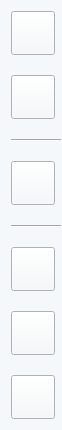
             <widget class="QWidget" name="widget_82" native="true">
              <property name="minimumSize">
               <size>
                <width>62</width>
                <height>0</height>
               </size>
              </property>
              <property name="maximumSize">
               <size>
                <width>62</width>
                <height>16777215</height>
               </size>
              </property>
              <property name="baseSize">
               <size>
                <width>0</width>
                <height>881</height>
               </size>
              </property>
              <property name="styleSheet">
               <string notr="true">background-color: rgb(245, 248, 250);</string>
              </property>
              <layout class="QFormLayout" name="formLayout_2">
               <property name="rightMargin">
                <number>0</number>
               </property>
               <item row="0" column="0">
                <layout class="QGridLayout" name="gridLayout_3">
                 <property name="verticalSpacing">
                  <number>20</number>
                 </property>
                 <item row="0" column="0">
                  <widget class="QPushButton" name="pushButton_113">
                   <property name="sizePolicy">
                    <sizepolicy hsizetype="Fixed" vsizetype="Fixed">
                     <horstretch>0</horstretch>
                     <verstretch>0</verstretch>
                    </sizepolicy>
                   </property>
                   <property name="minimumSize">
                    <size>
                     <width>44</width>
                     <height>44</height>
                    </size>
                   </property>
                   <property name="maximumSize">
                    <size>
                     <width>44</width>
                     <height>44</height>
                    </size>
                   </property>
                   <property name="styleSheet">
                    <string notr="true">border-image: url(:/sidebar/Asset 6.png);</string>
                   </property>
                   <property name="text">
                    <string/>
                   </property>
                  </widget>
                 </item>
                 <item row="1" column="0">
                  <widget class="QPushButton" name="pushButton_114">
                   <property name="sizePolicy">
                    <sizepolicy hsizetype="Fixed" vsizetype="Fixed">
                     <horstretch>0</horstretch>
                     <verstretch>0</verstretch>
                    </sizepolicy>
                   </property>
                   <property name="minimumSize">
                    <size>
                     <width>44</width>
                     <height>44</height>
                    </size>
                   </property>
                   <property name="maximumSize">
                    <size>
                     <width>44</width>
                     <height>44</height>
                    </size>
                   </property>
                   <property name="styleSheet">
                    <string notr="true">border-image: url(:/sidebar/Asset 8.png);</string>
                   </property>
                   <property name="text">
                    <string/>
                   </property>
                  </widget>
                 </item>
                 <item row="2" column="0">
                  <widget class="Line" name="line_5">
                   <property name="sizePolicy">
                    <sizepolicy hsizetype="Fixed" vsizetype="Fixed">
                     <horstretch>0</horstretch>
                     <verstretch>0</verstretch>
                    </sizepolicy>
                   </property>
                   <property name="minimumSize">
                    <size>
                     <width>50</width>
                     <height>2</height>
                    </size>
                   </property>
                   <property name="maximumSize">
                    <size>
                     <width>50</width>
                     <height>2</height>
                    </size>
                   </property>
                   <property name="orientation">
                    <enum>Qt::Horizontal</enum>
                   </property>
                  </widget>
                 </item>
                 <item row="3" column="0">
                  <widget class="QPushButton" name="pushButton_115">
                   <property name="sizePolicy">
                    <sizepolicy hsizetype="Fixed" vsizetype="Fixed">
                     <horstretch>0</horstretch>
                     <verstretch>0</verstretch>
                    </sizepolicy>
                   </property>
                   <property name="minimumSize">
                    <size>
                     <width>44</width>
                     <height>44</height>
                    </size>
                   </property>
                   <property name="maximumSize">
                    <size>
                     <width>44</width>
                     <height>44</height>
                    </size>
                   </property>
                   <property name="styleSheet">
                    <string notr="true">border-image: url(:/sidebar/Asset 9.png);</string>
                   </property>
                   <property name="text">
                    <string/>
                   </property>
                  </widget>
                 </item>
                 <item row="4" column="0">
                  <widget class="Line" name="line_6">
                   <property name="sizePolicy">
                    <sizepolicy hsizetype="Fixed" vsizetype="Fixed">
                     <horstretch>0</horstretch>
                     <verstretch>0</verstretch>
                    </sizepolicy>
                   </property>
                   <property name="minimumSize">
                    <size>
                     <width>50</width>
                     <height>2</height>
                    </size>
                   </property>
                   <property name="maximumSize">
                    <size>
                     <width>50</width>
                     <height>2</height>
                    </size>
                   </property>
                   <property name="orientation">
                    <enum>Qt::Horizontal</enum>
                   </property>
                  </widget>
                 </item>
                 <item row="5" column="0">
                  <widget class="QPushButton" name="pushButton_116">
                   <property name="sizePolicy">
                    <sizepolicy hsizetype="Fixed" vsizetype="Fixed">
                     <horstretch>0</horstretch>
                     <verstretch>0</verstretch>
                    </sizepolicy>
                   </property>
                   <property name="minimumSize">
                    <size>
                     <width>44</width>
                     <height>44</height>
                    </size>
                   </property>
                   <property name="maximumSize">
                    <size>
                     <width>44</width>
                     <height>44</height>
                    </size>
                   </property>
                   <property name="styleSheet">
                    <string notr="true">border-image: url(:/sidebar/Asset 10.png);</string>
                   </property>
                   <property name="text">
                    <string/>
                   </property>
                  </widget>
                 </item>
                 <item row="6" column="0">
                  <widget class="QPushButton" name="pushButton_30">
                   <property name="sizePolicy">
                    <sizepolicy hsizetype="Fixed" vsizetype="Fixed">
                     <horstretch>0</horstretch>
                     <verstretch>0</verstretch>
                    </sizepolicy>
                   </property>
                   <property name="minimumSize">
                    <size>
                     <width>44</width>
                     <height>44</height>
                    </size>
                   </property>
                   <property name="maximumSize">
                    <size>
                     <width>44</width>
                     <height>44</height>
                    </size>
                   </property>
                   <property name="styleSheet">
                    <string notr="true">border-image: url(:/sidebar/Asset 11.png);</string>
                   </property>
                   <property name="text">
                    <string/>
                   </property>
                  </widget>
                 </item>
                 <item row="7" column="0">
                  <widget class="QPushButton" name="pushButton_118">
                   <property name="sizePolicy">
                    <sizepolicy hsizetype="Fixed" vsizetype="Fixed">
                     <horstretch>0</horstretch>
                     <verstretch>0</verstretch>
                    </sizepolicy>
                   </property>
                   <property name="minimumSize">
                    <size>
                     <width>44</width>
                     <height>44</height>
                    </size>
                   </property>
                   <property name="maximumSize">
                    <size>
                     <width>44</width>
                     <height>44</height>
                    </size>
                   </property>
                   <property name="styleSheet">
                    <string notr="true">border-image: url(:/sidebar/Asset 12.png);</string>
                   </property>
                   <property name="text">
                    <string/>
                   </property>
                  </widget>
                 </item>
                </layout>
               </item>
              </layout>
             </widget>
